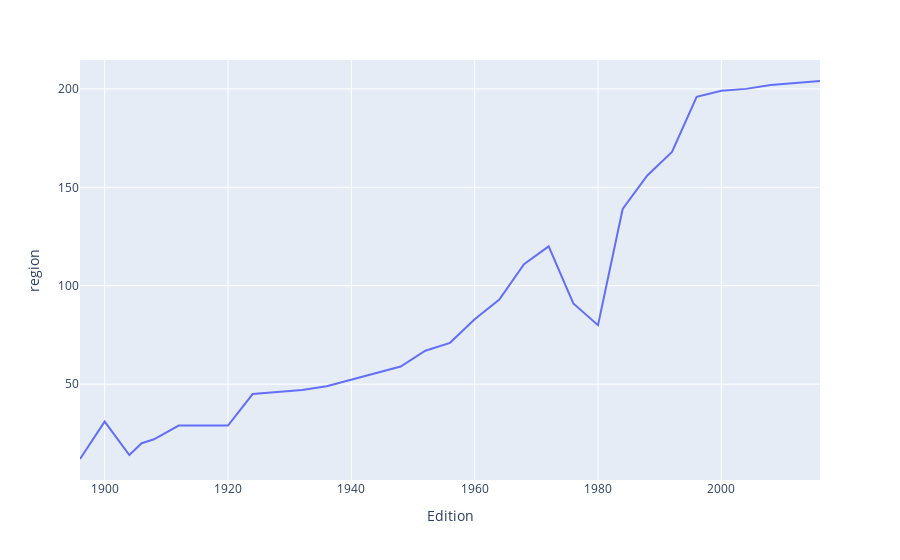

Notebook source saved alongside this figure:
### Code cell
import plotly.express as px

fig = px.line(nations_over_time,x='Edition', y= 'region')
fig.show()

### Figure 1 — Plotly figure (JSON) as saved in the notebook; plotly's stock layout.template omitted (floating-point values rounded to 4 significant figures)
{"data": [{"hovertemplate": "Edition=%{x}<br>region=%{y}<extra></extra>", "legendgroup": "", "line": {"color": "#636efa", "dash": "solid"}, "mode": "lines", "name": "", "orientation": "v", "showlegend": false, "type": "scatter", "x": [1896, 1900, 1904, 1906, 1908, 1912, 1920, 1924, 1928, 1932, 1936, 1948, 1952, 1956, 1960, 1964, 1968, 1972, 1976, 1980, 1984, 1988, 1992, 1996, 2000, 2004, 2008, 2012, 2016], "xaxis": "x", "y": [12, 31, 14, 20, 22, 29, 29, 45, 46, 47, 49, 59, 67, 71, 83, 93, 111, 120, 91, 80, 139, 156, 168, 196, 199, 200, 202, 203, 204], "yaxis": "y"}], "layout": {"legend": {"tracegroupgap": 0}, "margin": {"t": 60}, "xaxis": {"anchor": "y", "domain": [0, 1], "title": {"text": "Edition"}}, "yaxis": {"anchor": "x", "domain": [0, 1], "title": {"text": "region"}}}}
